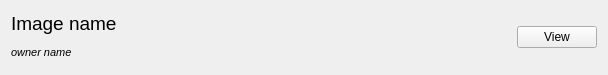
<?xml version="1.0" encoding="UTF-8"?>
<ui version="4.0">
 <class>PhotoListWidget</class>
 <widget class="QWidget" name="PhotoListWidget">
  <property name="geometry">
   <rect>
    <x>0</x>
    <y>0</y>
    <width>608</width>
    <height>75</height>
   </rect>
  </property>
  <property name="minimumSize">
   <size>
    <width>608</width>
    <height>75</height>
   </size>
  </property>
  <property name="windowTitle">
   <string>Form</string>
  </property>
  <layout class="QHBoxLayout" name="horizontalLayout">
   <item>
    <layout class="QVBoxLayout" name="verticalLayout">
     <item>
      <widget class="QLabel" name="label_image_name">
       <property name="font">
        <font>
         <pointsize>14</pointsize>
         <italic>false</italic>
        </font>
       </property>
       <property name="text">
        <string>Image name</string>
       </property>
      </widget>
     </item>
     <item>
      <widget class="QLabel" name="label_owner_name">
       <property name="font">
        <font>
         <pointsize>8</pointsize>
         <italic>true</italic>
        </font>
       </property>
       <property name="text">
        <string>owner name</string>
       </property>
      </widget>
     </item>
    </layout>
   </item>
   <item>
    <spacer name="horizontalSpacer">
     <property name="orientation">
      <enum>Qt::Horizontal</enum>
     </property>
     <property name="sizeHint" stdset="0">
      <size>
       <width>40</width>
       <height>20</height>
      </size>
     </property>
    </spacer>
   </item>
   <item>
    <widget class="QPushButton" name="pushButton_view">
     <property name="text">
      <string>View</string>
     </property>
    </widget>
   </item>
  </layout>
 </widget>
 <resources/>
 <connections/>
</ui>
